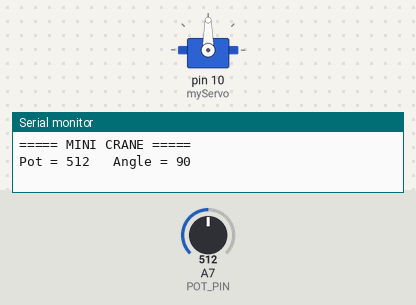
This sketch was run on a simulated Arduino Nano, built with avr-gcc and run on an emulated ATmega328P. Parts: servo, the last lines printed to the serial monitor. The test bench sets the inputs (shaded band); at power-on: A7 (POT_PIN) = 512.

Above: at 1.2 s.
1.3 s: A7 (POT_PIN) set to 716
At 1.9 s:
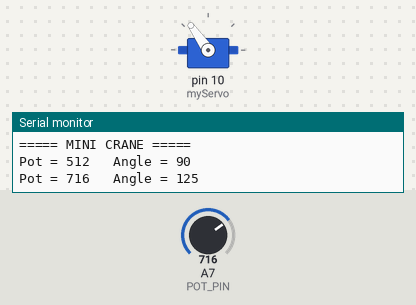
2.8 s: A7 (POT_PIN) set to 900
At 4.0 s:
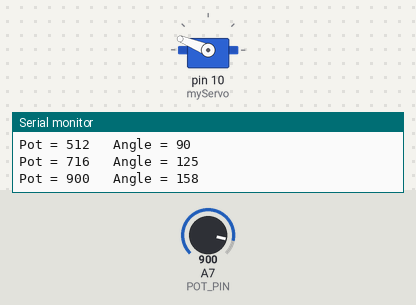
4.3 s: A7 (POT_PIN) set to 1023
At 5.2 s:
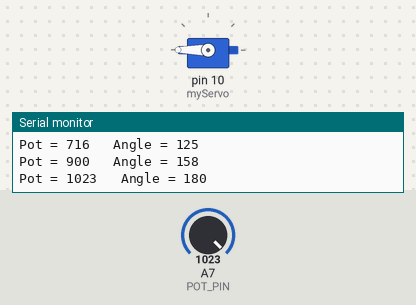
5.8 s: A7 (POT_PIN) set to 306
At 6.3 s:
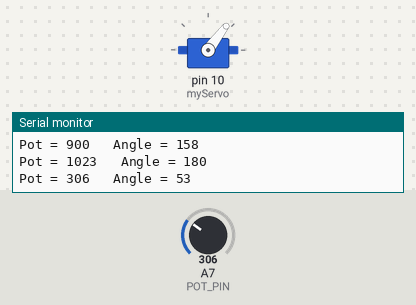
7.3 s: A7 (POT_PIN) set to 122
At 8.5 s:
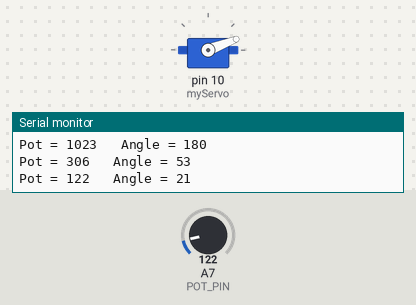
8.8 s: A7 (POT_PIN) set to 0
At 9.5 s:
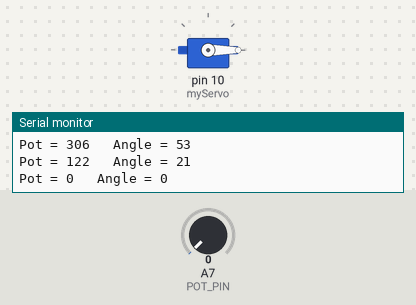
Timing chart, 0 to 11.3 s (numbered marks = the images above; inputs shaded):
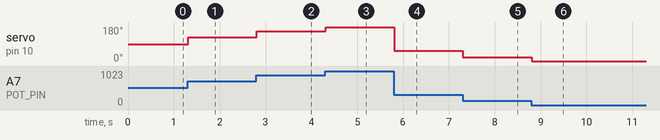

Measured:
- after the input at 1.3 s, servo on pin 10 (myServo): 90° → 125° at once
- after the input at 2.8 s, servo on pin 10 (myServo): 125° → 158° at once
- after the input at 4.3 s, servo on pin 10 (myServo): 158° → 180° at once
- after the input at 5.8 s, servo on pin 10 (myServo): 180° → 53° at once
- after the input at 7.3 s, servo on pin 10 (myServo): 53° → 21° at once
- after the input at 8.8 s, servo on pin 10 (myServo): 21° → 0° at once

The sketch:

Project_25.ino
```cpp
/*
==========================================
Project-25 : Mini Crane
Servo -> D10
Potentiometer -> A7
==========================================
*/

#include <Servo.h>

Servo myServo;

#define POT_PIN A7

int potValue;
int angle;
int lastAngle = -1;

void setup()
{
  Serial.begin(9600);

  myServo.attach(10);

  Serial.println("===== MINI CRANE =====");
}

void loop()
{
  potValue = analogRead(POT_PIN);

  angle = map(potValue, 0, 1023, 0, 180);

  myServo.write(angle);

  if (angle != lastAngle) {
    Serial.print("Pot = ");
    Serial.print(potValue);

    Serial.print("   Angle = ");
    Serial.println(angle);

    lastAngle = angle;
  }

  delay(20);
}
```
